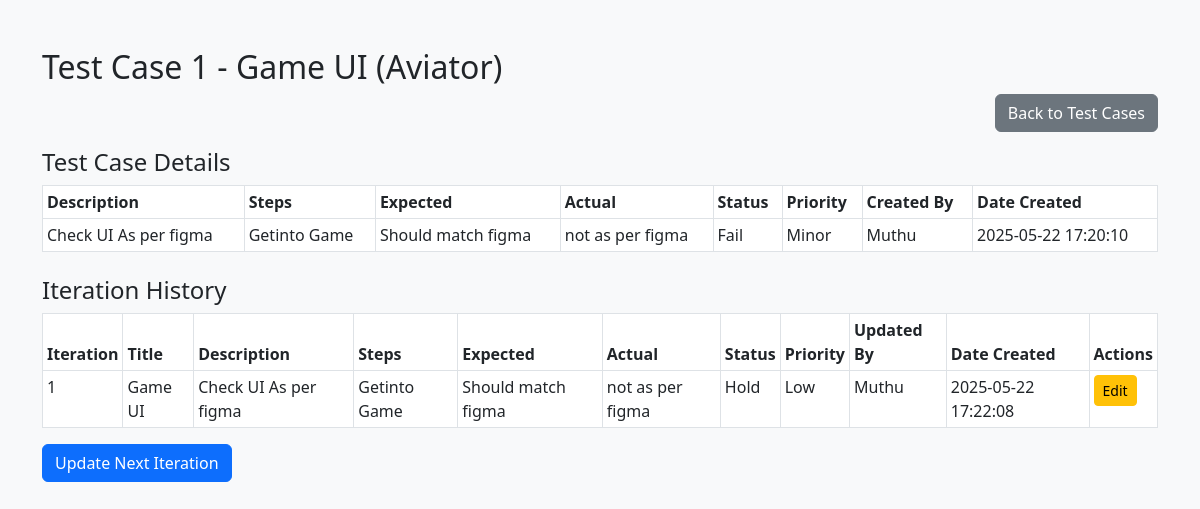
The page /games/Aviator/testcase/16 on the database its author committed.
### tables this page shows
CREATE TABLE test_cases (
            id INTEGER PRIMARY KEY AUTOINCREMENT,
            game TEXT,
            testcase_number INTEGER,
            title TEXT,
            description TEXT,
            steps TEXT,
            expected_result TEXT,
            actual_result TEXT,
            status TEXT,
            priority TEXT,
            iteration INTEGER,
            created_by TEXT,
            date_created TEXT
        );

CREATE TABLE test_case_history (
            id INTEGER PRIMARY KEY AUTOINCREMENT,
            test_case_id INTEGER,
            iteration INTEGER,
            title TEXT,
            description TEXT,
            steps TEXT,
            expected_result TEXT,
            actual_result TEXT,
            status TEXT,
            priority TEXT,
            updated_at TEXT,
            created_by TEXT,
            FOREIGN KEY(test_case_id) REFERENCES test_cases(id)
        );

### app.py (the view, shortened to what this page needs)
@app.route('/games/<game_name>/testcase/<int:testcase_id>', methods=['GET', 'POST'])
def view_testcase(game_name, testcase_id):
    test_case = get_test_case_by_id(testcase_id)
    if not test_case:
        return f"Test Case with ID {testcase_id} not found.", 404
    with sqlite3.connect('database.db') as conn:
        conn.row_factory = sqlite3.Row
        c = conn.cursor()
        c.execute('SELECT * FROM test_case_history WHERE test_case_id = ? ORDER BY iteration ASC', (testcase_id,))
        history = c.fetchall()
    return render_template(
        'view_testcase.html',
        game_name=game_name,
        test_case=test_case,
        history=history,
        user_name=''
    )

### models.py (called while the page is built)
def get_test_case_by_id(testcase_id):
    with sqlite3.connect(DB_NAME) as conn:
        conn.row_factory = sqlite3.Row
        c = conn.cursor()
        c.execute('SELECT * FROM test_cases WHERE id = ?', (testcase_id,))
        return c.fetchone()

### templates/view_testcase.html (shortened to what this page needs)
<!DOCTYPE html>
<html lang="en">
<head>
    <link rel="stylesheet" href="https://cdn.jsdelivr.net/npm/bootstrap@5.3.0/dist/css/bootstrap.min.css">
</head>
<body class="bg-light">
<div class="container mt-5">
    <h2>Test Case {{ test_case.testcase_number }} - {{ test_case.title }} ({{ game_name }})</h2>
    <div class="text-end mb-3">
        <a href="{{ url_for('index', game_name=game_name) }}" class="btn btn-secondary">Back to Test Cases</a>
    </div>
    <h4>Test Case Details</h4>
    <table class="table table-bordered table-sm">
        <thead>
        <tr>
            <th>Description</th>
            <th>Steps</th>
            <th>Expected</th>
            <th>Actual</th>
            <th>Status</th>
            <th>Priority</th>
            <th>Created By</th>
            <th>Date Created</th>
        </tr>
        </thead>
        <tbody>
        <tr>
            <td>{{ test_case.description }}</td>
            <td>{{ test_case.steps }}</td>
            <td>{{ test_case.expected_result }}</td>
            <td>{{ test_case.actual_result }}</td>
            <td>{{ test_case.status }}</td>
            <td>{{ test_case.priority }}</td>
            <td>{{ test_case.created_by }}</td>
            <td>{{ test_case.date_created }}</td>
        </tr>
        </tbody>
    </table>
    {% if history %}
    <h4 class="mt-4">Iteration History</h4>
    <table class="table table-bordered table-sm">
        <thead>
        <tr>
            <th>Iteration</th>
            <th>Title</th>
            <th>Description</th>
            <th>Steps</th>
            <th>Expected</th>
            <th>Actual</th>
            <th>Status</th>
            <th>Priority</th>
            <th>Updated By</th>
            <th>Date Created</th>
            <th>Actions</th>
        </tr>
        </thead>
        <tbody>
        {% for h in history %}
        <tr>
            <td>{{ h.iteration }}</td>
            <td>{{ h.title }}</td>
            <td>{{ h.description }}</td>
            <td>{{ h.steps }}</td>
            <td>{{ h.expected_result }}</td>
            <td>{{ h.actual_result }}</td>
            <td>{{ h.status }}</td>
            <td>{{ h.priority }}</td>
            <td>{{ h.created_by or 'None' }}</td>
            <td>{{ h.updated_at }}</td>
            <td>
                <a href="{{ url_for('edit_iteration', game_name=game_name, testcase_id=test_case.id, iteration_id=h.id) }}" class="btn btn-sm btn-warning">Edit</a>
            </td>
        </tr>
        {% endfor %}
        </tbody>
    </table>
    {% endif %}
    <button type="button" class="btn btn-primary" data-bs-toggle="modal" data-bs-target="#updateModal">
        Update Next Iteration
    </button>
</div>
</body>
</html>

### rows shown on the page
test_cases: testcase_number "1", title "Game UI", game "Aviator", description "Check UI As per figma", steps "Getinto Game", expected_result "Should match figma", actual_result "not as per figma", status "Fail", priority "Minor", created_by "Muthu", date_created "2025-05-22 17:20:10"
test_case_history: iteration "1", title "Game UI", description "Check UI As per figma", steps "Getinto Game", expected_result "Should match figma", actual_result "not as per figma", status "Hold", priority "Low", created_by "Muthu", updated_at "2025-05-22 17:22:08"
